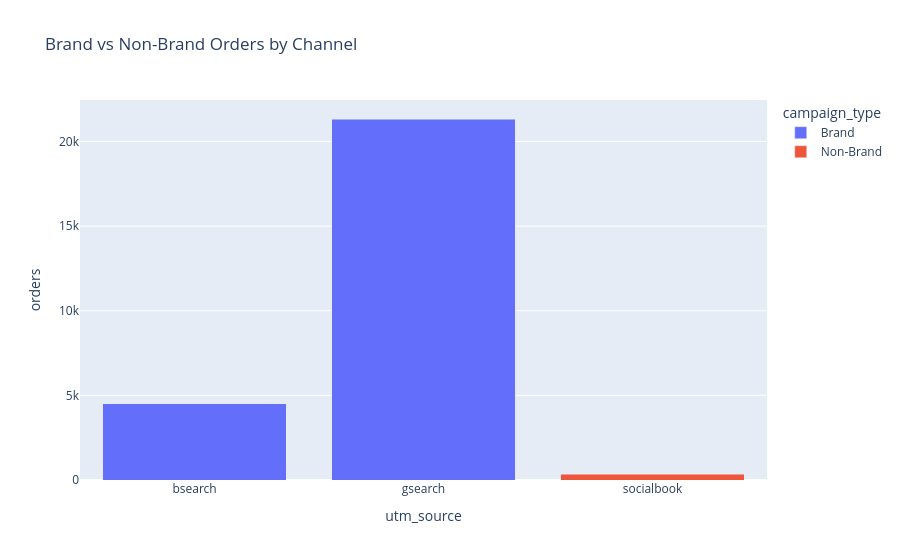

The notebook cell saved with this chart:
### Code cell
campaign_perf["campaign_type"] = campaign_perf["utm_campaign"].apply(
    lambda x: "Brand" if "brand" in str(x).lower() else "Non-Brand"
)

brand_perf = campaign_perf.groupby(["campaign_type","utm_source"]).agg(
    orders=("orders","sum")
).reset_index()

fig = px.bar(
    brand_perf,
    x="utm_source",
    y="orders",
    color="campaign_type",
    barmode="stack",
    title="Brand vs Non-Brand Orders by Channel"
)

fig.show()

### Figure 1 — Plotly figure (JSON) as saved in the notebook; plotly's stock layout.template omitted (floating-point values rounded to 4 significant figures)
{"data": [{"hovertemplate": "campaign_type=Brand<br>utm_source=%{x}<br>orders=%{y}<extra></extra>", "legendgroup": "Brand", "marker": {"color": "#636efa", "pattern": {"shape": ""}}, "name": "Brand", "orientation": "v", "showlegend": true, "textposition": "auto", "type": "bar", "x": ["bsearch", "gsearch"], "xaxis": "x", "y": [4519, 21333], "yaxis": "y"}, {"hovertemplate": "campaign_type=Non-Brand<br>utm_source=%{x}<br>orders=%{y}<extra></extra>", "legendgroup": "Non-Brand", "marker": {"color": "#EF553B", "pattern": {"shape": ""}}, "name": "Non-Brand", "orientation": "v", "showlegend": true, "textposition": "auto", "type": "bar", "x": ["socialbook"], "xaxis": "x", "y": [343], "yaxis": "y"}], "layout": {"barmode": "stack", "legend": {"title": {"text": "campaign_type"}, "tracegroupgap": 0}, "title": {"text": "Brand vs Non-Brand Orders by Channel"}, "xaxis": {"anchor": "y", "domain": [0, 1], "title": {"text": "utm_source"}}, "yaxis": {"anchor": "x", "domain": [0, 1], "title": {"text": "orders"}}}}
